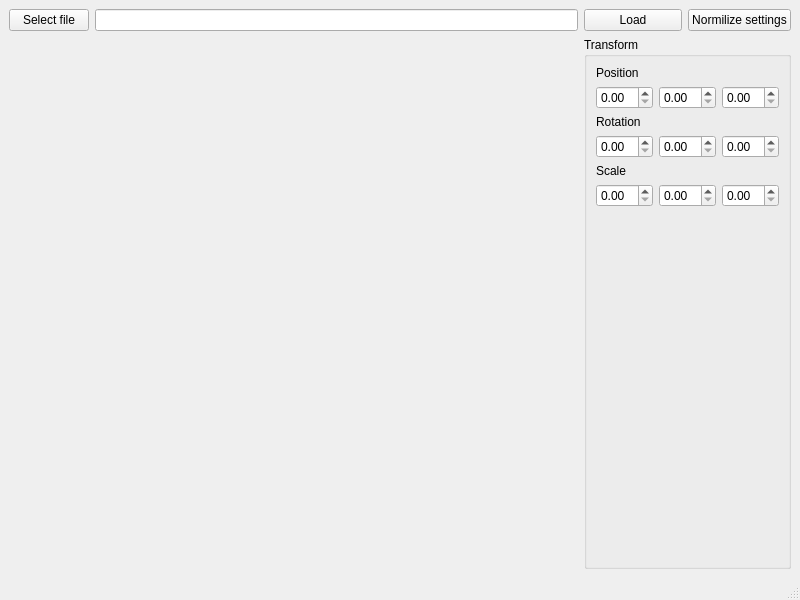
<?xml version="1.0" encoding="UTF-8"?>
<ui version="4.0">
 <class>MainWindow</class>
 <widget class="QMainWindow" name="MainWindow">
  <property name="geometry">
   <rect>
    <x>0</x>
    <y>0</y>
    <width>800</width>
    <height>600</height>
   </rect>
  </property>
  <property name="windowTitle">
   <string>MainWindow</string>
  </property>
  <widget class="QWidget" name="centralwidget">
   <layout class="QGridLayout" name="gridLayout">
    <item row="0" column="1">
     <widget class="QLineEdit" name="filename"/>
    </item>
    <item row="0" column="3">
     <widget class="QPushButton" name="normilize">
      <property name="text">
       <string>Normilize settings</string>
      </property>
     </widget>
    </item>
    <item row="0" column="2">
     <widget class="QPushButton" name="load">
      <property name="text">
       <string>Load</string>
      </property>
     </widget>
    </item>
    <item row="0" column="0">
     <widget class="QPushButton" name="setFile">
      <property name="text">
       <string>Select file</string>
      </property>
     </widget>
    </item>
    <item row="1" column="2" colspan="2">
     <widget class="QGroupBox" name="groupBox">
      <property name="title">
       <string>Transform</string>
      </property>
      <layout class="QGridLayout" name="gridLayout_2">
       <item row="0" column="0">
        <widget class="QLabel" name="position">
         <property name="sizePolicy">
          <sizepolicy hsizetype="Preferred" vsizetype="Maximum">
           <horstretch>0</horstretch>
           <verstretch>0</verstretch>
          </sizepolicy>
         </property>
         <property name="text">
          <string>Position</string>
         </property>
        </widget>
       </item>
       <item row="2" column="0">
        <widget class="QLabel" name="rotation">
         <property name="sizePolicy">
          <sizepolicy hsizetype="Preferred" vsizetype="Maximum">
           <horstretch>0</horstretch>
           <verstretch>0</verstretch>
          </sizepolicy>
         </property>
         <property name="text">
          <string>Rotation</string>
         </property>
        </widget>
       </item>
       <item row="3" column="2">
        <widget class="QDoubleSpinBox" name="rotationZ"/>
       </item>
       <item row="1" column="2">
        <widget class="QDoubleSpinBox" name="positionZ"/>
       </item>
       <item row="6" column="0">
        <widget class="QWidget" name="widget" native="true"/>
       </item>
       <item row="3" column="1">
        <widget class="QDoubleSpinBox" name="rotationY"/>
       </item>
       <item row="4" column="0">
        <widget class="QLabel" name="scale">
         <property name="sizePolicy">
          <sizepolicy hsizetype="Preferred" vsizetype="Maximum">
           <horstretch>0</horstretch>
           <verstretch>0</verstretch>
          </sizepolicy>
         </property>
         <property name="text">
          <string>Scale</string>
         </property>
        </widget>
       </item>
       <item row="1" column="1">
        <widget class="QDoubleSpinBox" name="positionY"/>
       </item>
       <item row="1" column="0">
        <widget class="QDoubleSpinBox" name="positionX"/>
       </item>
       <item row="3" column="0">
        <widget class="QDoubleSpinBox" name="rotationX"/>
       </item>
       <item row="5" column="0">
        <widget class="QDoubleSpinBox" name="scaleX"/>
       </item>
       <item row="5" column="1">
        <widget class="QDoubleSpinBox" name="scaleY"/>
       </item>
       <item row="5" column="2">
        <widget class="QDoubleSpinBox" name="scaleZ"/>
       </item>
      </layout>
     </widget>
    </item>
   </layout>
  </widget>
  <widget class="QMenuBar" name="menubar">
   <property name="geometry">
    <rect>
     <x>0</x>
     <y>0</y>
     <width>800</width>
     <height>30</height>
    </rect>
   </property>
  </widget>
  <widget class="QStatusBar" name="statusbar"/>
 </widget>
 <resources/>
 <connections/>
</ui>
